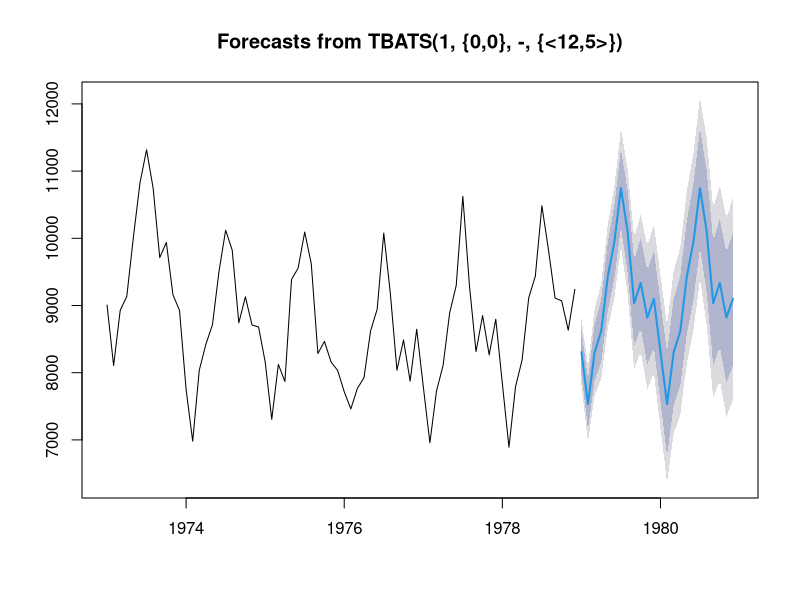

The R source for this figure:
# Example: How to Fit a TBATS Model in R
# view USAccDeaths dataset
USAccDeaths
install.packages("forecast")
library("forecast")

# fit TBATS model
fit <- tbats(USAccDeaths)

# use model to make predictions
predict <- predict(fit)

# view predictions
predict

# plot the predicted values
plot(forecast(fit))
